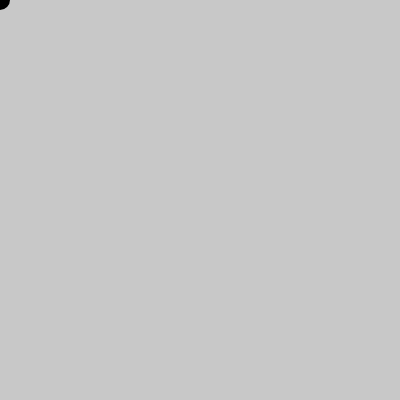
Frame 1 (no input)
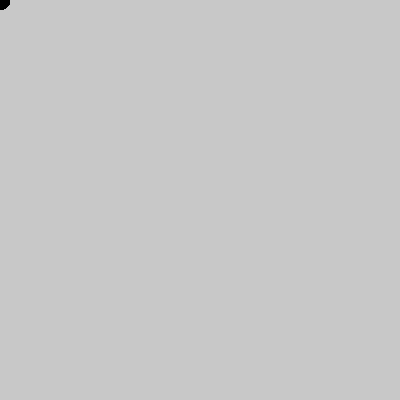
Frame 60 (no input)
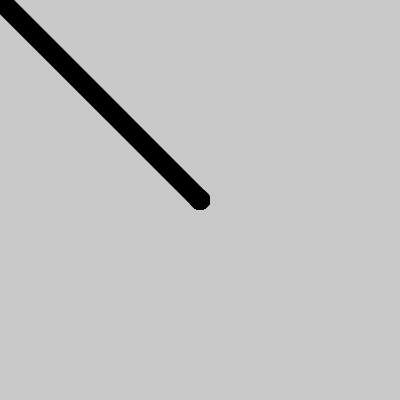
Frame 120 (the mouse pressed at the canvas centre since frame 60)

The p5.js sketch that drew these frames (run headless with seeded random() and noise() and a simulated clock; from frame 60 on, the mouse is pressed at the canvas centre):

// p5.js sketch
// ── sketch.js
function setup() {
  createCanvas(400, 400);
  background(200);
  strokeWeight(20);
  frameRate(120);
}

function draw() {
  line(mouseX,mouseY,pmouseX,pmouseY);
}
